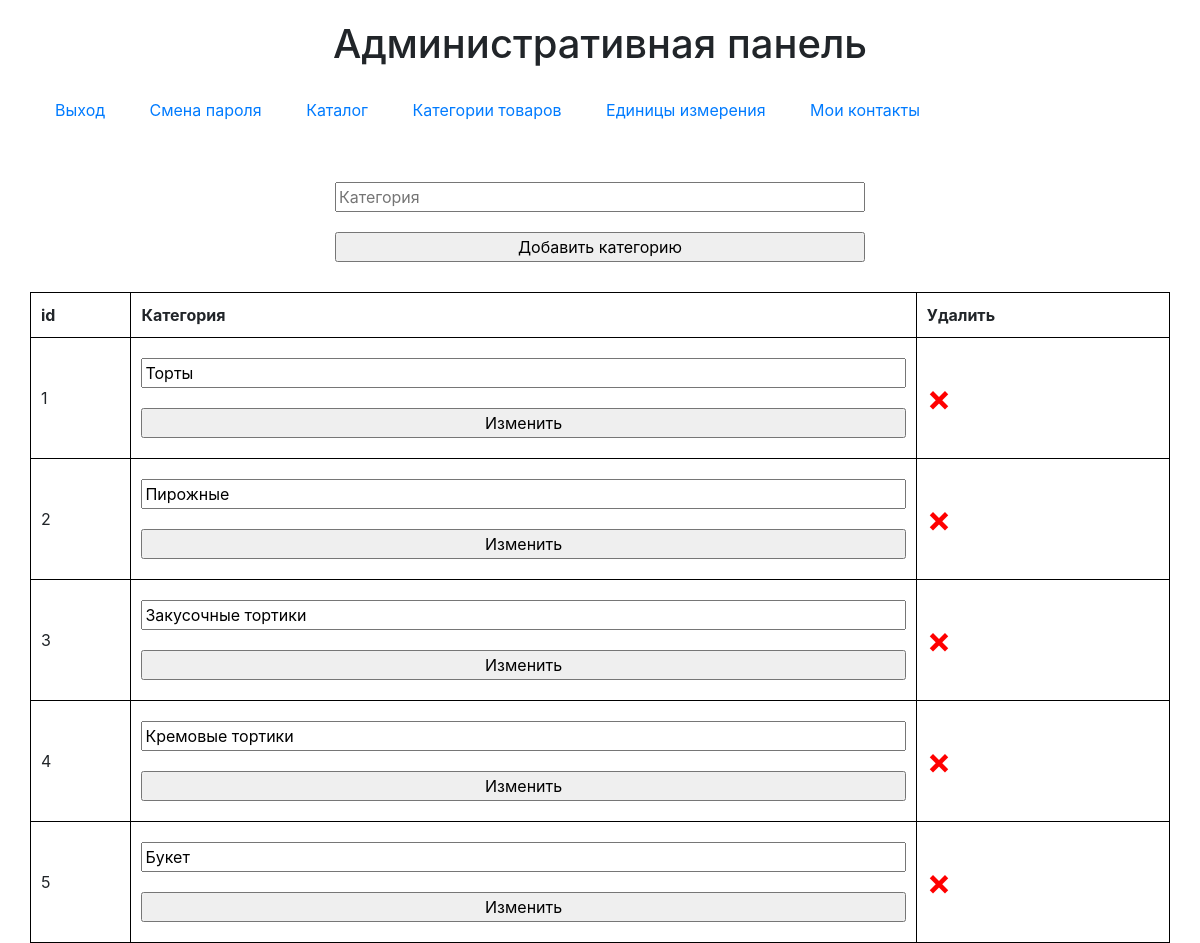
Screenshot of /admin/categories.php (signed in) with the database file from the repository.
### tables this page shows
CREATE TABLE IF NOT EXISTS `categories` (
  `id_cat` int(11) NOT NULL,
  `category` varchar(100) NOT NULL
);

### admin/functions.php (called while the page is built, shortened)
<?php
function getAllCategories($connection)
{
  $query = 'SELECT * FROM categories';
  $result = mysqli_query($connection, $query);
  while ($row = mysqli_fetch_assoc($result)) {
    $allCategories[] = [
      'id_cat' => $row['id_cat'],
      'category' => $row['category'],
    ];
  }
  return $allCategories;
}

### admin/categories.php (the view, shortened to what this page needs)
<?php
require_once 'connection.php';
require_once 'functions.php';
  $allCategories = getAllCategories($connection);
?>
<?php include_once('header.php') ?>
<div class="form col-md-6 col-12">
  <form class="flex columns">
    <input type="text" name="category" id="title" placeholder="Категория" required>
    <input name="create" type="submit" value="Добавить категорию">
  </form>
</div>
<table class="col-12">
  <tr>
    <th>id</th>
    <th>Категория</th>
    <th>Удалить</th>
  </tr>
  <?php
  if ($allCategories) :
    foreach ($allCategories as $key => $item) : ?>
      <tr>
        <td> <?= $item['id_cat'] ?> </td>
        <td>
          <form>
            <input type="text" name="category" value="<?= $item['category'] ?>">
            <input type="submit" name="update" value="Изменить">
          </form>
        <td> <a class="delete-link" href="<?= 'categories.php?delete=true&id_cat=' . $item['id_cat'] . '&category=' . $item['category'] ?>">&times;</a></td>
      </tr>
  <?php endforeach;
  else : echo '<h3 class="col-12">добавьте товары</h3>';
  endif; ?>
</table>
<?php include_once('footer.php') ?>

### admin/header.php (shortened to what this page needs)
<!DOCTYPE html>
<html lang="ru">
<head>
  <link rel="stylesheet" href="style.css">
</head>
<body>
  <header>
    <h1>Административная панель</h1>
  </header>
  <main class="container">
    <div class="row">
      <nav class="col-12">
      <?php if ($_SESSION['admin']): ?>
        <a class="menu-link" href="login.php?exit=exit">Выход</a>
        <a class="menu-link" href="changepass.php">Смена пароля</a>
        <a class="menu-link" href="index.php">Каталог</a>
        <a class="menu-link" href="categories.php">Категории товаров</a>
        <a class="menu-link" href="units.php">Единицы измерения</a>
        <a class="menu-link" href="contacts.php">Мои контакты</a>
      <?php endif;?>
      </nav>

### admin/footer.php (shortened to what this page needs)
      </div>
  </main>
</body>
</html>

### admin/style.css (style rules this page uses)
nav { margin-bottom: 20px; }
h1, h2, h3 { text-align: center; margin: 20px 0; }
.form { padding: 20px; margin: 0 auto; }
form { display: flex; flex-direction: column; }
input, textarea, select { margin: 10px 0; }
.menu-link { display: inline-block; margin-right: 20px; padding: 10px; }
table { border-collapse: collapse; width: 100%; }
td, th { border: 1px solid black; padding: 10px; }
.delete-link { display: inline-block; font-size: 36px; font-weight: bold; color: red; }

### rows the page displays
categories: id_cat "1", category "Торты"
categories: id_cat "2", category "Пирожные"
categories: id_cat "3", category "Закусочные тортики"
categories: id_cat "4", category "Кремовые тортики"
categories: id_cat "5", category "Букет"
